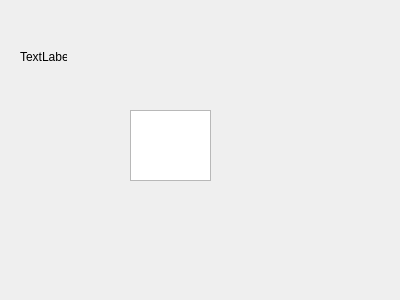
<?xml version="1.0" encoding="UTF-8"?>
<ui version="4.0">
 <class>result</class>
 <widget class="QDialog" name="result">
  <property name="geometry">
   <rect>
    <x>0</x>
    <y>0</y>
    <width>400</width>
    <height>300</height>
   </rect>
  </property>
  <property name="windowTitle">
   <string>Dialog</string>
  </property>
  <widget class="QTextBrowser" name="textBrowser">
   <property name="geometry">
    <rect>
     <x>130</x>
     <y>110</y>
     <width>81</width>
     <height>71</height>
    </rect>
   </property>
  </widget>
  <widget class="QLabel" name="label">
   <property name="geometry">
    <rect>
     <x>20</x>
     <y>50</y>
     <width>47</width>
     <height>13</height>
    </rect>
   </property>
   <property name="text">
    <string>TextLabel</string>
   </property>
  </widget>
 </widget>
 <resources/>
 <connections>
  <connection>
   <sender>result</sender>
   <signal>windowTitleChanged(QString)</signal>
   <receiver>result</receiver>
   <slot>setResult()</slot>
   <hints>
    <hint type="sourcelabel">
     <x>256</x>
     <y>92</y>
    </hint>
    <hint type="destinationlabel">
     <x>180</x>
     <y>108</y>
    </hint>
   </hints>
  </connection>
 </connections>
 <slots>
  <slot>setResult()</slot>
 </slots>
</ui>
